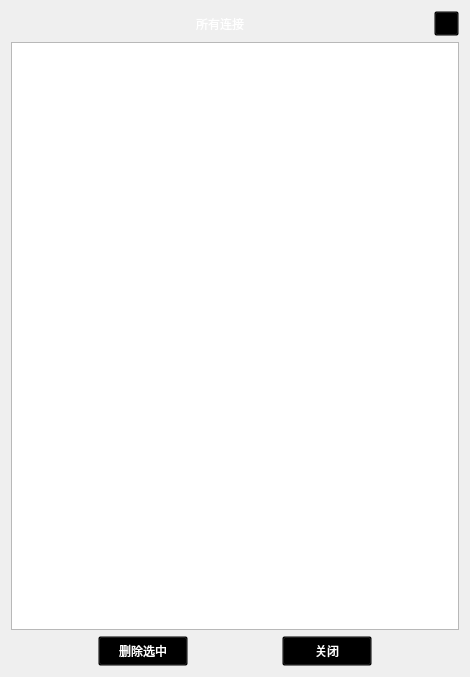
<?xml version="1.0" encoding="UTF-8"?>
<ui version="4.0">
 <class>AllLinkWidget</class>
 <widget class="QWidget" name="AllLinkWidget">
  <property name="geometry">
   <rect>
    <x>0</x>
    <y>0</y>
    <width>470</width>
    <height>677</height>
   </rect>
  </property>
  <property name="windowTitle">
   <string>Form</string>
  </property>
  <property name="styleSheet">
   <string notr="true">*{
  color:white;
    font-family:&quot;Microsoft YaHei&quot;;
}
QWidget#AllLinkWidget
{
background-image: url(:/LinkMImage/allLinkBG.png);
}
/*设置QListWidget背景与item样式*/
QListWidget#allLinkListW
{
border-image: url(:/LinkMImage/listWBgk.png);
/*border-left:3px solid white;
border-bottom:3px solid white;*/
}
QListWidget::item
{
background: transparent;
}
QListWidget::item::hover
{
background-color: rgb(85, 85, 255);
}
QListWidget::item::selected
{
background-color: rgb(85, 170, 255);
}
QPushButton#okBtn,#cancleBtn
{
background: transparent;
border-image: url(:/new/image/FastCombatImage/TeamConfigImage/btnMidDefault.png);

}
QPushButton#cancleBtn :hover
{
background: transparent;
border-image: url(:/new/image/FastCombatImage/TeamConfigImage/btmMidHover.png);

}
QPushButton#cancleBtn:pressed
{
background: transparent;
	border-image: url(:/new/image/FastCombatImage/TeamConfigImage/btnMidSelect.png);
}
QPushButton#okBtn :hover
{
background: transparent;
border-image: url(:/new/image/FastCombatImage/TeamConfigImage/btmMidHover.png);
}
QPushButton#okBtn:pressed
{
background: transparent;
border-image: url(:/new/image/FastCombatImage/TeamConfigImage/btnMidSelect.png);
}

QPushButton#ButtonClose
{
background: transparent;
border-image: url(:/new/image/FastCombatImage/TeamChange/closeDefau.png);
}
QPushButton#ButtonClose :hover
{
background: transparent;
border-image: url(:/new/image/FastCombatImage/TeamChange/closeHover.png);
}
QPushButton#ButtonClose:pressed
{
background: transparent;
border-image: url(:/new/image/FastCombatImage/TeamChange/closePress.png);
}
/*下拉框背景色选择*/
QComboBox#protoComBox
{
background-color: rgb(85, 85, 255);
border:1px solid white;
border-radius:3px;
}
QComboBox#protoComBox QAbstractItemView
{
background-color: rgb(85, 170, 255);
selection-background-color:green;

}
/*水平纯色滚动条*/
QScrollBar:horizontal {/*横向背景色*/
      border: 1px solid grey;
      background: transparent;
      height: 10px;
      margin: 0px 0px 0 0px;
  }
QScrollBar::handle:horizontal {/*小滑块背景色*/
      background: rgb(85, 85, 255);
      min-width: 5px;
	border-radius:2px
}
/*垂直纯色滚动条*/
 QScrollBar:vertical {/*横向背景色*/
      border: 1px solid grey;
      background: transparent;
      height: 10px;
      margin: 0px 0px 0 0px;
  }
QScrollBar::handle:vertical {/*小滑块背景色*/
      background: rgb(85, 85, 255);
      min-width: 5px;
}
/*两段滚动条*/
QScrollBar::add-page,QScrollBar::sub-page{
   background: transparent;}
QScrollBar::add-line,QScrollBar::sub-line{
   background: transparent;}
</string>
  </property>
  <layout class="QGridLayout" name="gridLayout">
   <item row="0" column="0">
    <layout class="QHBoxLayout" name="horizontalLayout">
     <item>
      <spacer name="horizontalSpacer_5">
       <property name="orientation">
        <enum>Qt::Horizontal</enum>
       </property>
       <property name="sizeHint" stdset="0">
        <size>
         <width>40</width>
         <height>20</height>
        </size>
       </property>
      </spacer>
     </item>
     <item>
      <widget class="QLabel" name="label">
       <property name="text">
        <string>所有连接</string>
       </property>
      </widget>
     </item>
     <item>
      <spacer name="horizontalSpacer_4">
       <property name="orientation">
        <enum>Qt::Horizontal</enum>
       </property>
       <property name="sizeHint" stdset="0">
        <size>
         <width>37</width>
         <height>17</height>
        </size>
       </property>
      </spacer>
     </item>
     <item>
      <widget class="QPushButton" name="ButtonClose">
       <property name="sizePolicy">
        <sizepolicy hsizetype="Minimum" vsizetype="Minimum">
         <horstretch>0</horstretch>
         <verstretch>0</verstretch>
        </sizepolicy>
       </property>
       <property name="minimumSize">
        <size>
         <width>25</width>
         <height>25</height>
        </size>
       </property>
       <property name="maximumSize">
        <size>
         <width>25</width>
         <height>25</height>
        </size>
       </property>
       <property name="text">
        <string/>
       </property>
      </widget>
     </item>
    </layout>
   </item>
   <item row="1" column="0">
    <widget class="QListWidget" name="allLinkListW"/>
   </item>
   <item row="2" column="0">
    <layout class="QHBoxLayout" name="horizontalLayout_2">
     <item>
      <spacer name="horizontalSpacer">
       <property name="orientation">
        <enum>Qt::Horizontal</enum>
       </property>
       <property name="sizeHint" stdset="0">
        <size>
         <width>80</width>
         <height>20</height>
        </size>
       </property>
      </spacer>
     </item>
     <item>
      <widget class="QPushButton" name="okBtn">
       <property name="minimumSize">
        <size>
         <width>90</width>
         <height>30</height>
        </size>
       </property>
       <property name="text">
        <string>删除选中</string>
       </property>
      </widget>
     </item>
     <item>
      <spacer name="horizontalSpacer_2">
       <property name="orientation">
        <enum>Qt::Horizontal</enum>
       </property>
       <property name="sizeHint" stdset="0">
        <size>
         <width>79</width>
         <height>20</height>
        </size>
       </property>
      </spacer>
     </item>
     <item>
      <widget class="QPushButton" name="cancleBtn">
       <property name="minimumSize">
        <size>
         <width>90</width>
         <height>30</height>
        </size>
       </property>
       <property name="text">
        <string>关闭</string>
       </property>
      </widget>
     </item>
     <item>
      <spacer name="horizontalSpacer_3">
       <property name="orientation">
        <enum>Qt::Horizontal</enum>
       </property>
       <property name="sizeHint" stdset="0">
        <size>
         <width>80</width>
         <height>20</height>
        </size>
       </property>
      </spacer>
     </item>
    </layout>
   </item>
  </layout>
 </widget>
 <resources/>
 <connections/>
</ui>
